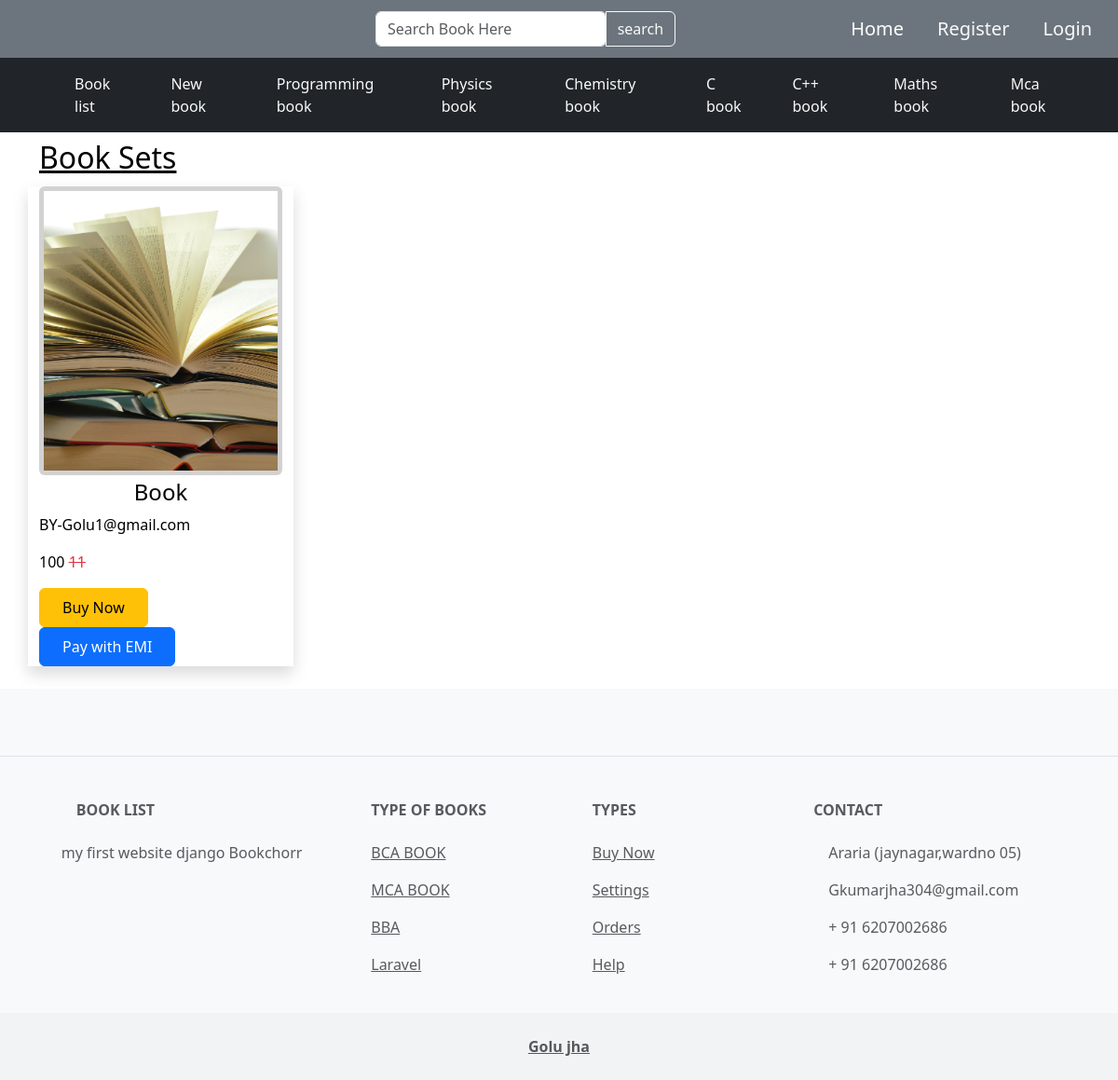
Screenshot of /generous/3/ with the database file from the repository.
### book/models.py (models this page shows, shortened)
class Generous(models.Model):
    cat_title = models.CharField(max_length=200)
    cat_description = models.TextField()

class Books(models.Model):
    title = models.CharField(max_length=200)
    author = models.ForeignKey(User,on_delete=models.CASCADE)
    status = models.CharField(max_length=200)
    generous = models.ForeignKey(Generous,on_delete=models.CASCADE)
    isbn = models.IntegerField()
    description = models.TextField()
    price = models.IntegerField()
    discount_price = models.IntegerField()
    image = models.ImageField(upload_to="images/",null=True,blank=True)

### book/views.py (the view)
def viewPost(r,cat_id):
    data = {}
    data['generous'] = Generous.objects.all()
    data['create'] = Books.objects.filter(generous=cat_id)
    return render(r,"home.html",data)

### templates/home.html (shortened to what this page needs)
{% extends 'base.html'%}
{% block content %}
<nav class="navbar navbar-expand-lg navbar-dark bg-dark sticky-top">
    <div class="container">
        <div class="collapse navbar-collapse" id="navbarNavAltMarkup" style="margin-left: 30px;">
            <div class="navbar-nav" style="gap: 30px;">
                {% for data in generous %}
                <a class="nav-item nav-link active text-light font-bold"
                    href="{% url 'generous' data.id %}">{{data.cat_title|capfirst}}</a>
                {% endfor %}
            </div>
        </div>
    </div>
</nav>
<div id="carouselExampleIndicators" class="carousel slide" data-bs-ride="carousel">
    <div class="carousel-indicators">
    </div>
    <button class="carousel-control-prev  " type="button" data-bs-target="#carouselExampleIndicators"
        data-bs-slide="prev">
        <span class="carousel-control-prev-icon " aria-hidden="true"></span>
    </button>
    <button class="carousel-control-next " type="button" data-bs-target="#carouselExampleIndicators"
        data-bs-slide="next">
        <span class="carousel-control-next-icon" aria-hidden="true"></span>
    </button>
</div>
<div class="container mt-2">
    <h2 class="h2 text-black mt-2"><u>Book Sets</u></h2>
    <div class="row">
        {% for data in create %}
        <div class="col-3 shadow mt-1">
            <div class="card border-5">
                <img src="{{data.image.url}}" class="object-fit-cover" style="height: 300px;" alt="">
            </div>
            <div class="card-body">
                <h4 class="text-black font-bold mt-1 text-center">{{data.title|capfirst}}</h4>
                <p class="text-black font-bold mt-1">BY-{{data.author|capfirst}}</p>
                <p class="text-black font-bold mt-1">{{data.price}} <del
                        class="text-danger font-bold">{{data.discount_price}}</del></p>
                <a href="{% url 'singlePost' data.id %}" class="btn btn-warning px-4 py-2" type="submit">Buy Now</a>
                <a href="{% url 'singlePost' data.id %}" class="btn btn-primary px-4 py-2" type="submit">Pay with
                    EMI</a>
            </div>
        </div>
        {% endfor %}
    </div>
</div>
{% endblock %}

### rows the page displays
Generous: cat_title "Book list"
Generous: cat_title "New book"
Generous: cat_title "Programming book"
Generous: cat_title "Physics book"
Generous: cat_title "Chemistry book"
Generous: cat_title "C book"
Generous: cat_title "C++ book"
Generous: cat_title "Maths book"
Generous: cat_title "Mca book"
Books: image (picture), title "Book", author "Golu1@gmail.com", price "100", discount_price "11"
